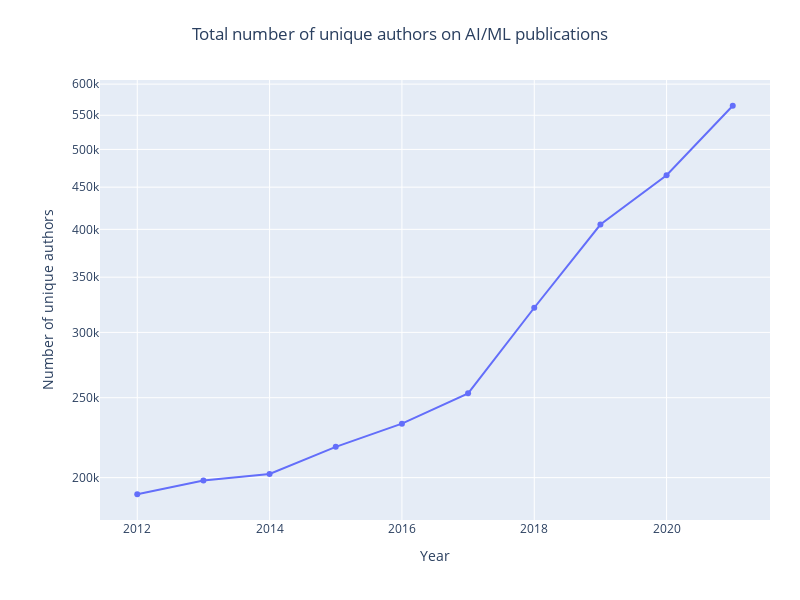

Write notebook code for a chart like this one.
### Code cell
fig = go.Figure()
fig.add_trace(
    go.Scatter(
        x=total_author_counts['year'],
        y=total_author_counts,
        mode='lines+markers',
    ),
)

## Plot layout
dates = np.arange(2010, 2022 + 1)
y_ticks = np.arange(0, 101, 10)
y_tick_text = [0, 10, 20, 30, 40, 50, 60, 70, 80, 90, 100]

# set_default_fig_layout(fig, dates, dates, y_ticks, y_tick_text)

fig.update_yaxes(type="log")
fig.update_layout(
    title='Total number of unique authors on AI/ML publications',
    xaxis_title='Year',
    yaxis_title='Number of unique authors',
)
fig.update_layout(
    autosize=False,
    width=800,
    height=600,
    title_x=0.5,
    margin=dict(l=100, r=30, t=80, b=80),
)

## Save plot
# fig.write_image(result_file_location + 'field_authors.png', scale=2)

## Show plot
fig.show()

### Figure 1 — Plotly figure (JSON) as saved in the notebook; plotly's stock layout.template omitted (floating-point values rounded to 4 significant figures)
{"data": [{"mode": "lines+markers", "type": "scatter", "x": [2012, 2013, 2014, 2015, 2016, 2017, 2018, 2019, 2020, 2021], "y": [190936, 198358, 202056, 217948, 232547, 253071, 321373, 405442, 465183, 564824]}], "layout": {"autosize": false, "height": 600, "margin": {"b": 80, "l": 100, "r": 30, "t": 80}, "title": {"text": "Total number of unique authors on AI/ML publications", "x": 0.5}, "width": 800, "xaxis": {"title": {"text": "Year"}}, "yaxis": {"title": {"text": "Number of unique authors"}, "type": "log"}}}
